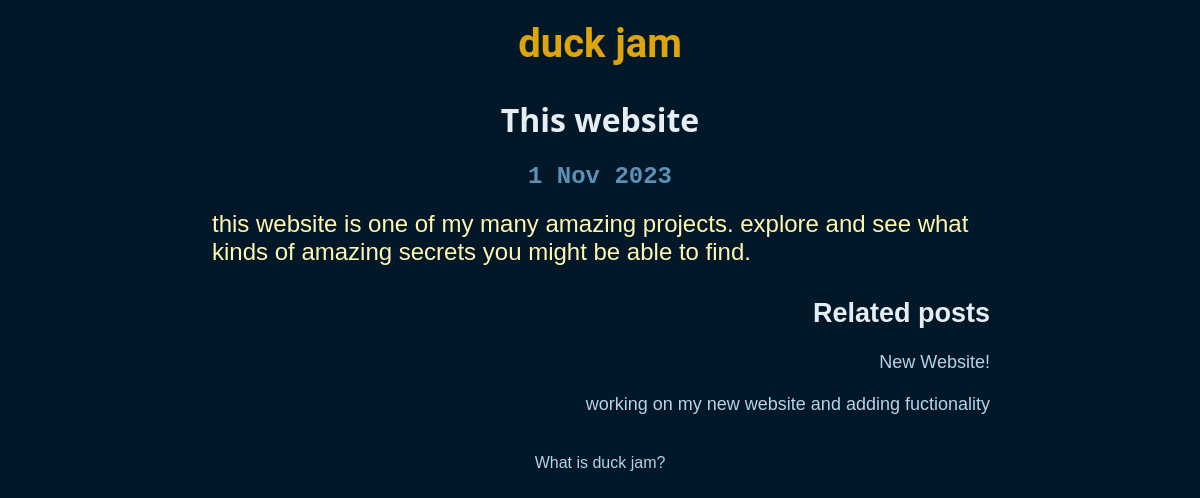
The page /dave/project/this-website/ on the database its author committed.
### dave/models.py (models this page shows, shortened)
class Project(models.Model):
    title = models.CharField(max_length=NAME_MAX_LENGTH, unique=True)
    date = models.DateField("date started", null=True)
    description = models.TextField()
    slug = models.SlugField(unique=True)

class Post(models.Model):
    title = models.CharField(max_length=NAME_MAX_LENGTH, unique=True)
    date = models.DateTimeField("date published")
    text = models.TextField()
    image = models.ManyToManyField(Image)
    project = models.ForeignKey(Project, on_delete=models.SET_NULL, null=True)
    visible = models.BooleanField(default=True)
    slug = models.SlugField(unique=True)

### dave/views.py (the view)
# urls.py: path("project/<slug:project_title_slug>/", views.project, name = "project")
def project(request, project_title_slug):
    context_dict ={}
    try:
        project = Project.objects.get(slug = project_title_slug)
        posts = Post.objects.filter(project = project)
        context_dict['project'] = project
        context_dict['posts'] = posts
    except Project.DoesNotExist:
        context_dict['project'] = None
    return render(request, 'project.html', context = context_dict)

### templates/project.html (shortened to what this page needs)
{% extends 'base.html' %}
{% load static %}
{% block body_block %}
    {% if project %}
        <div class="header">
            <h1>{{project.title}}</h1>
            <h2 id = "date">{{project.date}}</h2>
        </div>
        <div class = "text">
            {{project.description}}
        </div>
        <div class="list">
        <h2>Related posts</h2>
        <ul>
        {% for post in posts%}
        <li>
            <a href="{% url 'post' post.pk  %}">
                {{post.title}}
            </a>
        </li>
        <br>
        {% endfor%}
        </ul>
        </div>
    {% endif %}
{% endblock %}

### static/css/base.css (style rules this page uses)
html, body { height: 100%; margin: 0; font-family: Arial, Helvetica, sans-serif; background-color: var(--midnight); }
:root { --lightest-blue: #E6EEF4; --light-blue: #B6D2E7; --blue: #5D90B7; --dark-blue: #306A97; --darkest-blue: #124B77; --midnight: #021828; --cream: #fff7b0; --yellow: #EBCD3F; --ochre: #dda50b; --red: #B91212; }
h1 { color: var(--lightest-blue); font-weight: bold; text-align: center; }
a { text-decoration: none; color: var(--light-blue); }
.header { align-items: center; font-family:'Segoe UI', Tahoma, Geneva, Verdana, sans-serif; }
.header #date { color: var(--blue); font-family: 'Courier New', Courier, monospace; text-align: center; }
.text { color: var(--cream); margin: auto; padding-left: 5%; padding-right: 3%; padding-bottom: 10px; font-size: 150%; max-width: 800px; }
.list { font-size: 18px; color: var(--lightest-blue); padding: 0px 20px 0px 0px; margin: 2%; text-align: right; margin: auto; top: 0; right: 10px; bottom: 0; left: 0; max-width: 800px; }
.list ul { list-style: none; }

### rows shown on the page
Project: title "This website", date "1 Nov 2023", description "this website is one of my many amazing projects. explore and see what kinds of amazing secrets you might be able to find."
Post: title "New Website!"
Post: title "working on my new website and adding fuctionality"
